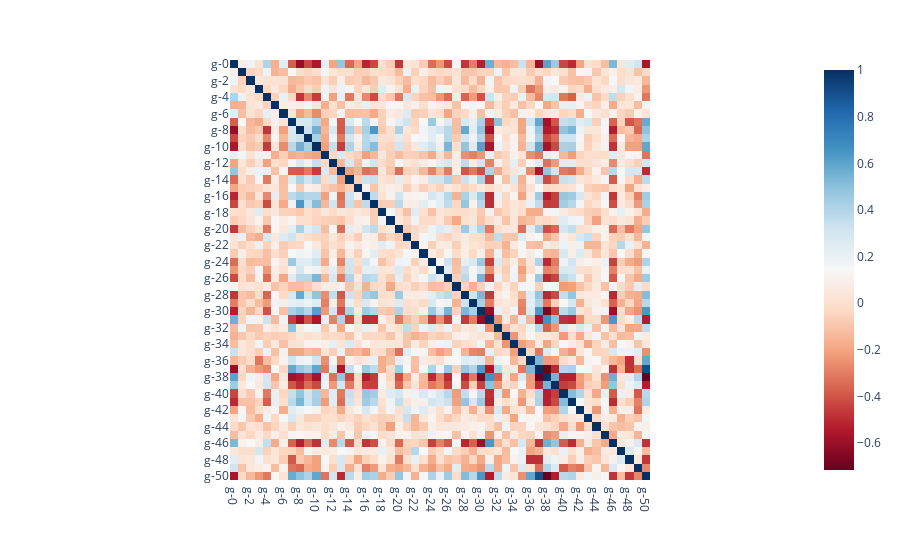

The notebook cell this image was saved under:
### Markdown cell above
*That's a great way to visualize a matrix correlation, but i think it lacks in interactivity. MAYBE is g-50,g-37 that have a high causality. In these big matrix graphs I prefer plotly because of its hover data function*

### Code cell
#Personal

import plotly.express as px

fig = px.imshow(corr, color_continuous_scale='RdBu')
fig.show()

### Figure 1 — Plotly figure (JSON) as saved in the notebook; plotly's stock layout.template omitted (floating-point values rounded to 4 significant figures; data arrays with more than 128 entries replaced by an {"elided": "..."} marker saying what was removed)
{"data": [{"coloraxis": "coloraxis", "hovertemplate": "x: %{x}<br>y: %{y}<br>color: %{z}<extra></extra>", "name": "0", "type": "heatmap", "x": ["g-0", "g-1", "g-2", "g-3", "g-4", "g-5", "g-6", "g-7", "g-8", "g-9", "g-10", "g-11", "g-12", "g-13", "g-14", "g-15", "g-16", "g-17", "g-18", "g-19", "g-20", "g-21", "g-22", "g-23", "g-24", "g-25", "g-26", "g-27", "g-28", "g-29", "g-30", "g-31", "g-32", "g-33", "g-34", "g-35", "g-36", "g-37", "g-38", "g-39", "g-40", "g-41", "g-42", "g-43", "g-44", "g-45", "g-46", "g-47", "g-48", "g-49", "g-50"], "xaxis": "x", "y": ["g-0", "g-1", "g-2", "g-3", "g-4", "g-5", "g-6", "g-7", "g-8", "g-9", "g-10", "g-11", "g-12", "g-13", "g-14", "g-15", "g-16", "g-17", "g-18", "g-19", "g-20", "g-21", "g-22", "g-23", "g-24", "g-25", "g-26", "g-27", "g-28", "g-29", "g-30", "g-31", "g-32", "g-33", "g-34", "g-35", "g-36", "g-37", "g-38", "g-39", "g-40", "g-41", "g-42", "g-43", "g-44", "g-45", "g-46", "g-47", "g-48", "g-49", "g-50"], "yaxis": "y", "z": {"elided": "51x51 float values"}}], "layout": {"coloraxis": {"colorscale": [[0, "rgb(103,0,31)"], [0.1, "rgb(178,24,43)"], [0.2, "rgb(214,96,77)"], [0.3, "rgb(244,165,130)"], [0.4, "rgb(253,219,199)"], [0.5, "rgb(247,247,247)"], [0.6, "rgb(209,229,240)"], [0.7, "rgb(146,197,222)"], [0.8, "rgb(67,147,195)"], [0.9, "rgb(33,102,172)"], [1, "rgb(5,48,97)"]]}, "margin": {"t": 60}, "xaxis": {"anchor": "y", "constrain": "domain", "domain": [0, 1], "scaleanchor": "y"}, "yaxis": {"anchor": "x", "autorange": "reversed", "constrain": "domain", "domain": [0, 1]}}}
